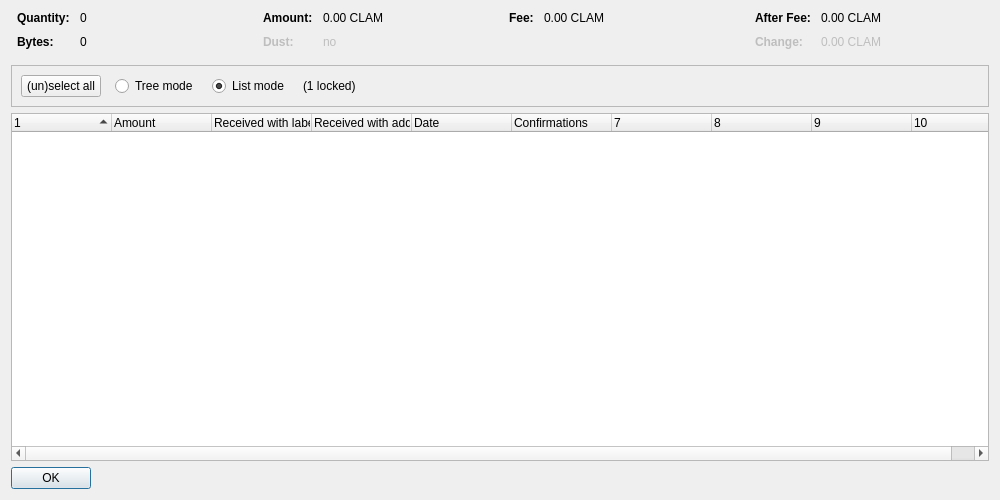
<?xml version="1.0" encoding="UTF-8"?>
<ui version="4.0">
 <class>CoinControlDialog</class>
 <widget class="QDialog" name="CoinControlDialog">
  <property name="geometry">
   <rect>
    <x>0</x>
    <y>0</y>
    <width>1000</width>
    <height>500</height>
   </rect>
  </property>
  <property name="windowTitle">
   <string>Coin Selection</string>
  </property>
  <layout class="QVBoxLayout" name="verticalLayout">
   <item>
    <layout class="QHBoxLayout" name="horizontalLayoutTop" stretch="0,0,0,0">
     <property name="topMargin">
      <number>0</number>
     </property>
     <property name="bottomMargin">
      <number>10</number>
     </property>
     <item>
      <layout class="QFormLayout" name="formLayoutCoinControl1">
       <property name="horizontalSpacing">
        <number>10</number>
       </property>
       <property name="verticalSpacing">
        <number>10</number>
       </property>
       <property name="leftMargin">
        <number>6</number>
       </property>
       <property name="rightMargin">
        <number>6</number>
       </property>
       <item row="0" column="0">
        <widget class="QLabel" name="labelCoinControlQuantityText">
         <property name="font">
          <font>
           <weight>75</weight>
           <bold>true</bold>
          </font>
         </property>
         <property name="text">
          <string>Quantity:</string>
         </property>
        </widget>
       </item>
       <item row="0" column="1">
        <widget class="QLabel" name="labelCoinControlQuantity">
         <property name="cursor">
          <cursorShape>IBeamCursor</cursorShape>
         </property>
         <property name="contextMenuPolicy">
          <enum>Qt::ActionsContextMenu</enum>
         </property>
         <property name="text">
          <string notr="true">0</string>
         </property>
         <property name="textInteractionFlags">
          <set>Qt::LinksAccessibleByMouse|Qt::TextSelectableByKeyboard|Qt::TextSelectableByMouse</set>
         </property>
        </widget>
       </item>
       <item row="1" column="0">
        <widget class="QLabel" name="labelCoinControlBytesText">
         <property name="font">
          <font>
           <weight>75</weight>
           <bold>true</bold>
          </font>
         </property>
         <property name="text">
          <string>Bytes:</string>
         </property>
        </widget>
       </item>
       <item row="1" column="1">
        <widget class="QLabel" name="labelCoinControlBytes">
         <property name="cursor">
          <cursorShape>IBeamCursor</cursorShape>
         </property>
         <property name="contextMenuPolicy">
          <enum>Qt::ActionsContextMenu</enum>
         </property>
         <property name="text">
          <string notr="true">0</string>
         </property>
         <property name="textInteractionFlags">
          <set>Qt::LinksAccessibleByMouse|Qt::TextSelectableByKeyboard|Qt::TextSelectableByMouse</set>
         </property>
        </widget>
       </item>
      </layout>
     </item>
     <item>
      <layout class="QFormLayout" name="formLayoutCoinControl2">
       <property name="horizontalSpacing">
        <number>10</number>
       </property>
       <property name="verticalSpacing">
        <number>10</number>
       </property>
       <property name="leftMargin">
        <number>6</number>
       </property>
       <property name="rightMargin">
        <number>6</number>
       </property>
       <item row="0" column="0">
        <widget class="QLabel" name="labelCoinControlAmountText">
         <property name="font">
          <font>
           <weight>75</weight>
           <bold>true</bold>
          </font>
         </property>
         <property name="text">
          <string>Amount:</string>
         </property>
        </widget>
       </item>
       <item row="0" column="1">
        <widget class="QLabel" name="labelCoinControlAmount">
         <property name="cursor">
          <cursorShape>IBeamCursor</cursorShape>
         </property>
         <property name="contextMenuPolicy">
          <enum>Qt::ActionsContextMenu</enum>
         </property>
         <property name="text">
          <string notr="true">0.00 CLAM</string>
         </property>
         <property name="textInteractionFlags">
          <set>Qt::LinksAccessibleByMouse|Qt::TextSelectableByKeyboard|Qt::TextSelectableByMouse</set>
         </property>
        </widget>
       </item>
       <item row="1" column="0">
        <widget class="QLabel" name="labelCoinControlLowOutputText">
         <property name="enabled">
          <bool>false</bool>
         </property>
         <property name="font">
          <font>
           <weight>75</weight>
           <bold>true</bold>
          </font>
         </property>
         <property name="text">
          <string>Dust:</string>
         </property>
        </widget>
       </item>
       <item row="1" column="1">
        <widget class="QLabel" name="labelCoinControlLowOutput">
         <property name="enabled">
          <bool>false</bool>
         </property>
         <property name="cursor">
          <cursorShape>IBeamCursor</cursorShape>
         </property>
         <property name="contextMenuPolicy">
          <enum>Qt::ActionsContextMenu</enum>
         </property>
         <property name="text">
          <string notr="true">no</string>
         </property>
         <property name="textInteractionFlags">
          <set>Qt::LinksAccessibleByMouse|Qt::TextSelectableByKeyboard|Qt::TextSelectableByMouse</set>
         </property>
        </widget>
       </item>
      </layout>
     </item>
     <item>
      <layout class="QFormLayout" name="formLayoutCoinControl3">
       <property name="horizontalSpacing">
        <number>10</number>
       </property>
       <property name="verticalSpacing">
        <number>10</number>
       </property>
       <property name="leftMargin">
        <number>6</number>
       </property>
       <property name="rightMargin">
        <number>6</number>
       </property>
       <item row="0" column="0">
        <widget class="QLabel" name="labelCoinControlFeeText">
         <property name="font">
          <font>
           <weight>75</weight>
           <bold>true</bold>
          </font>
         </property>
         <property name="text">
          <string>Fee:</string>
         </property>
        </widget>
       </item>
       <item row="0" column="1">
        <widget class="QLabel" name="labelCoinControlFee">
         <property name="cursor">
          <cursorShape>IBeamCursor</cursorShape>
         </property>
         <property name="contextMenuPolicy">
          <enum>Qt::ActionsContextMenu</enum>
         </property>
         <property name="text">
          <string notr="true">0.00 CLAM</string>
         </property>
         <property name="textInteractionFlags">
          <set>Qt::LinksAccessibleByMouse|Qt::TextSelectableByKeyboard|Qt::TextSelectableByMouse</set>
         </property>
        </widget>
       </item>
      </layout>
     </item>
     <item>
      <layout class="QFormLayout" name="formLayoutCoinControl4">
       <property name="horizontalSpacing">
        <number>10</number>
       </property>
       <property name="verticalSpacing">
        <number>10</number>
       </property>
       <property name="leftMargin">
        <number>6</number>
       </property>
       <property name="rightMargin">
        <number>6</number>
       </property>
       <item row="0" column="0">
        <widget class="QLabel" name="labelCoinControlAfterFeeText">
         <property name="font">
          <font>
           <weight>75</weight>
           <bold>true</bold>
          </font>
         </property>
         <property name="text">
          <string>After Fee:</string>
         </property>
        </widget>
       </item>
       <item row="0" column="1">
        <widget class="QLabel" name="labelCoinControlAfterFee">
         <property name="cursor">
          <cursorShape>IBeamCursor</cursorShape>
         </property>
         <property name="contextMenuPolicy">
          <enum>Qt::ActionsContextMenu</enum>
         </property>
         <property name="text">
          <string notr="true">0.00 CLAM</string>
         </property>
         <property name="textInteractionFlags">
          <set>Qt::LinksAccessibleByMouse|Qt::TextSelectableByKeyboard|Qt::TextSelectableByMouse</set>
         </property>
        </widget>
       </item>
       <item row="1" column="0">
        <widget class="QLabel" name="labelCoinControlChangeText">
         <property name="enabled">
          <bool>false</bool>
         </property>
         <property name="font">
          <font>
           <weight>75</weight>
           <bold>true</bold>
          </font>
         </property>
         <property name="text">
          <string>Change:</string>
         </property>
        </widget>
       </item>
       <item row="1" column="1">
        <widget class="QLabel" name="labelCoinControlChange">
         <property name="enabled">
          <bool>false</bool>
         </property>
         <property name="cursor">
          <cursorShape>IBeamCursor</cursorShape>
         </property>
         <property name="contextMenuPolicy">
          <enum>Qt::ActionsContextMenu</enum>
         </property>
         <property name="text">
          <string notr="true">0.00 CLAM</string>
         </property>
         <property name="textInteractionFlags">
          <set>Qt::LinksAccessibleByMouse|Qt::TextSelectableByKeyboard|Qt::TextSelectableByMouse</set>
         </property>
        </widget>
       </item>
      </layout>
     </item>
    </layout>
   </item>
   <item>
    <widget class="QFrame" name="frame">
     <property name="minimumSize">
      <size>
       <width>0</width>
       <height>40</height>
      </size>
     </property>
     <property name="frameShape">
      <enum>QFrame::StyledPanel</enum>
     </property>
     <property name="frameShadow">
      <enum>QFrame::Sunken</enum>
     </property>
     <layout class="QHBoxLayout" name="horizontalLayout">
      <item>
       <layout class="QHBoxLayout" name="horizontalLayoutPanel" stretch="0,0,0,0,0">
        <property name="spacing">
         <number>14</number>
        </property>
        <item>
         <widget class="QPushButton" name="pushButtonSelectAll">
          <property name="sizePolicy">
           <sizepolicy hsizetype="Maximum" vsizetype="Fixed">
            <horstretch>0</horstretch>
            <verstretch>0</verstretch>
           </sizepolicy>
          </property>
          <property name="text">
           <string>(un)select all</string>
          </property>
          <property name="autoDefault">
           <bool>false</bool>
          </property>
         </widget>
        </item>
        <item>
         <widget class="QRadioButton" name="radioTreeMode">
          <property name="sizePolicy">
           <sizepolicy hsizetype="Maximum" vsizetype="Fixed">
            <horstretch>0</horstretch>
            <verstretch>0</verstretch>
           </sizepolicy>
          </property>
          <property name="text">
           <string>Tree mode</string>
          </property>
         </widget>
        </item>
        <item>
         <widget class="QRadioButton" name="radioListMode">
          <property name="sizePolicy">
           <sizepolicy hsizetype="Maximum" vsizetype="Fixed">
            <horstretch>0</horstretch>
            <verstretch>0</verstretch>
           </sizepolicy>
          </property>
          <property name="text">
           <string>List mode</string>
          </property>
          <property name="checked">
           <bool>true</bool>
          </property>
         </widget>
        </item>
        <item>
         <widget class="QLabel" name="labelLocked">
          <property name="text">
           <string notr="true">(1 locked)</string>
          </property>
         </widget>
        </item>
        <item>
         <spacer name="horizontalSpacer">
          <property name="orientation">
           <enum>Qt::Horizontal</enum>
          </property>
          <property name="sizeHint" stdset="0">
           <size>
            <width>40</width>
            <height>20</height>
           </size>
          </property>
         </spacer>
        </item>
       </layout>
      </item>
     </layout>
    </widget>
   </item>
   <item>
    <widget class="CoinControlTreeWidget" name="treeWidget">
     <property name="contextMenuPolicy">
      <enum>Qt::CustomContextMenu</enum>
     </property>
     <property name="sortingEnabled">
      <bool>false</bool>
     </property>
     <property name="columnCount">
      <number>10</number>
     </property>
     <attribute name="headerShowSortIndicator" stdset="0">
      <bool>true</bool>
     </attribute>
     <attribute name="headerStretchLastSection">
      <bool>false</bool>
     </attribute>
     <column>
      <property name="text">
       <string/>
      </property>
     </column>
     <column>
      <property name="text">
       <string>Amount</string>
      </property>
     </column>
     <column>
      <property name="text">
       <string>Received with label</string>
      </property>
     </column>
     <column>
      <property name="text">
       <string>Received with address</string>
      </property>
     </column>
     <column>
      <property name="text">
       <string>Date</string>
      </property>
     </column>
     <column>
      <property name="text">
       <string>Confirmations</string>
      </property>
      <property name="toolTip">
       <string>Confirmed</string>
      </property>
     </column>
     <column>
      <property name="text">
       <string/>
      </property>
     </column>
     <column>
      <property name="text">
       <string/>
      </property>
     </column>
     <column>
      <property name="text">
       <string/>
      </property>
     </column>
     <column>
      <property name="text">
       <string/>
      </property>
     </column>
    </widget>
   </item>
   <item>
    <widget class="QDialogButtonBox" name="buttonBox">
     <property name="sizePolicy">
      <sizepolicy hsizetype="Maximum" vsizetype="Fixed">
       <horstretch>0</horstretch>
       <verstretch>0</verstretch>
      </sizepolicy>
     </property>
     <property name="orientation">
      <enum>Qt::Horizontal</enum>
     </property>
     <property name="standardButtons">
      <set>QDialogButtonBox::Ok</set>
     </property>
    </widget>
   </item>
  </layout>
 </widget>
 <customwidgets>
  <customwidget>
   <class>CoinControlTreeWidget</class>
   <extends>QTreeWidget</extends>
   <header>coincontroltreewidget.h</header>
  </customwidget>
 </customwidgets>
 <resources/>
 <connections/>
</ui>
